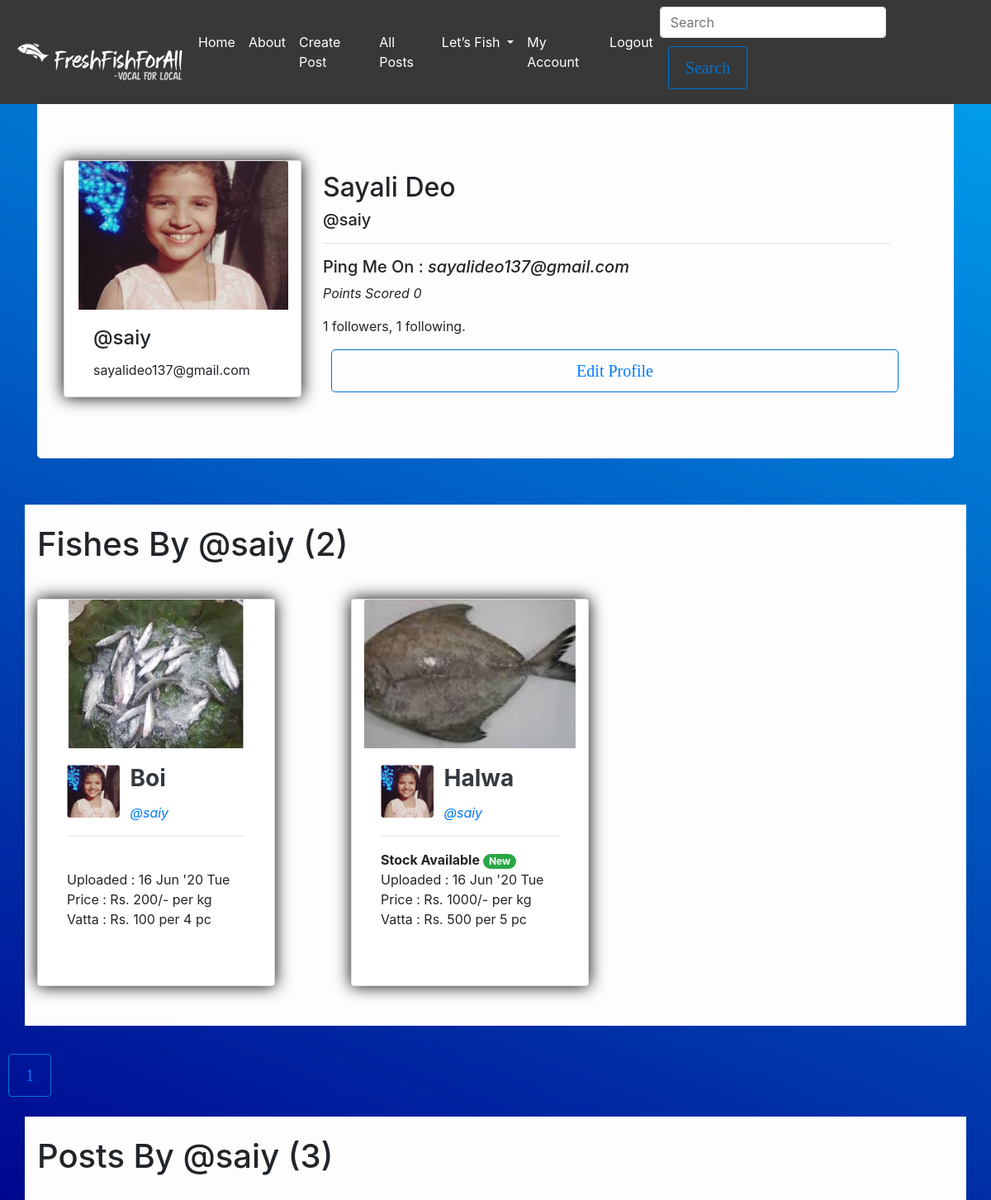
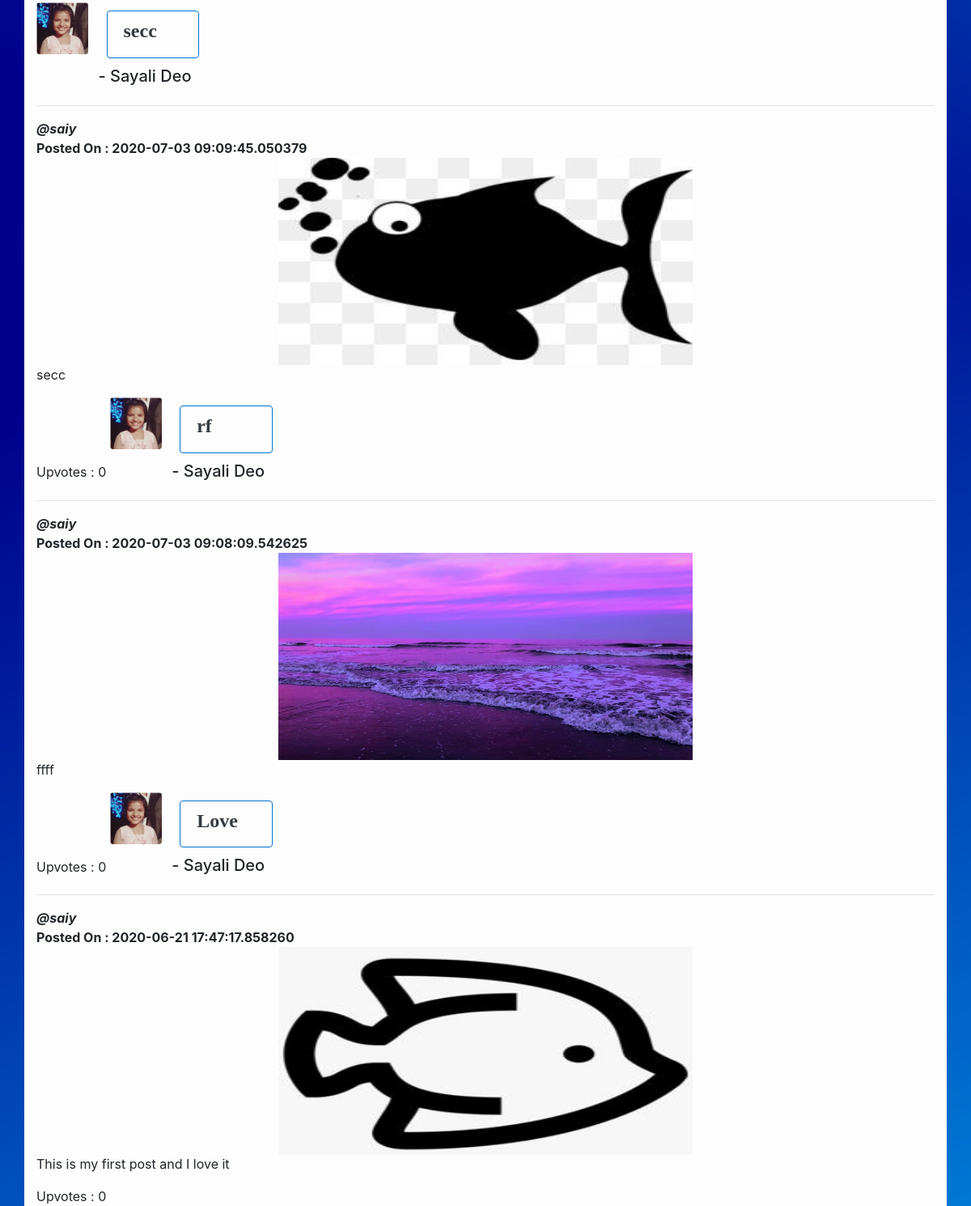
/user/saiy (signed in), run on an earlier commit of the app's database (2 pictures, top to bottom).
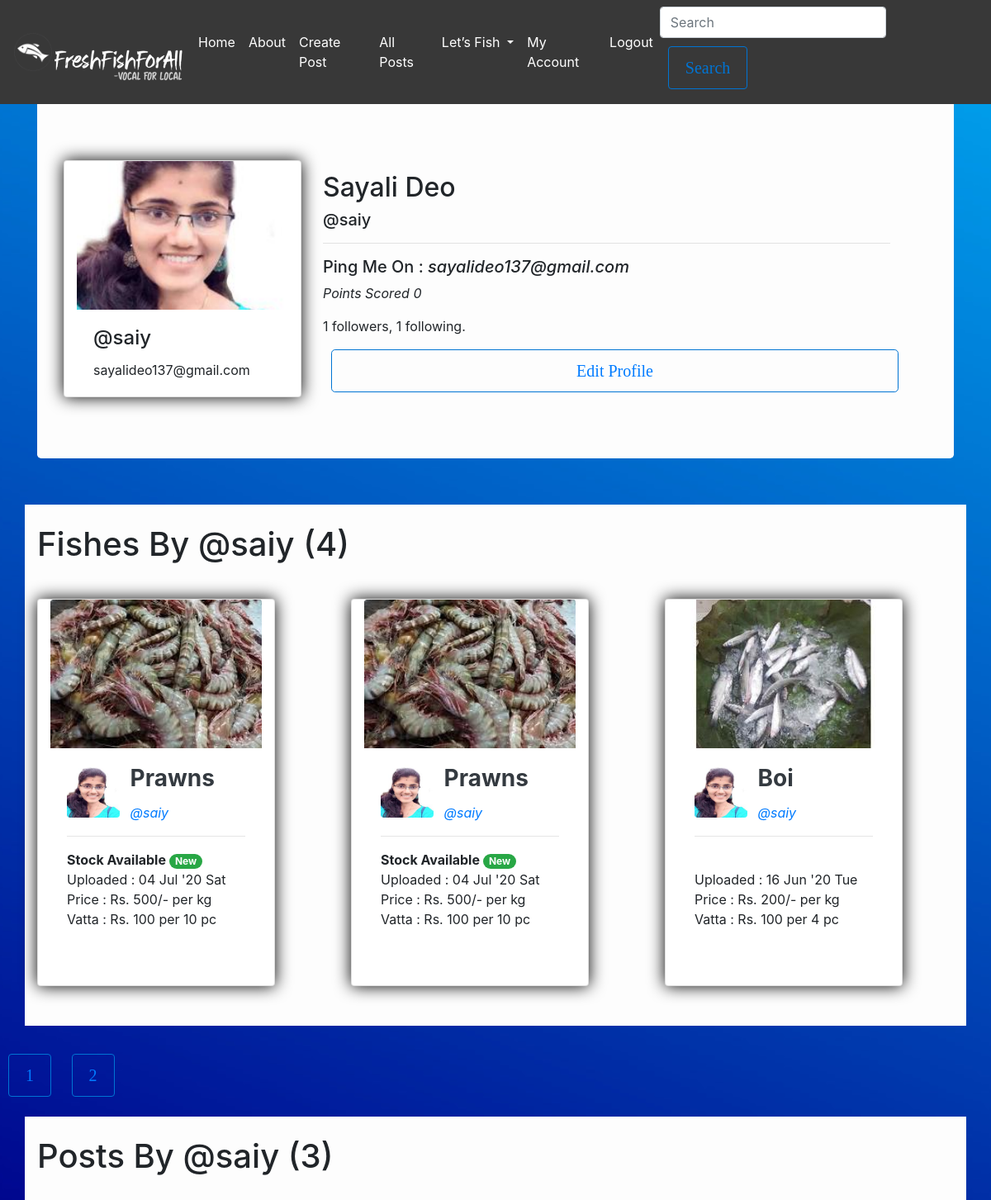
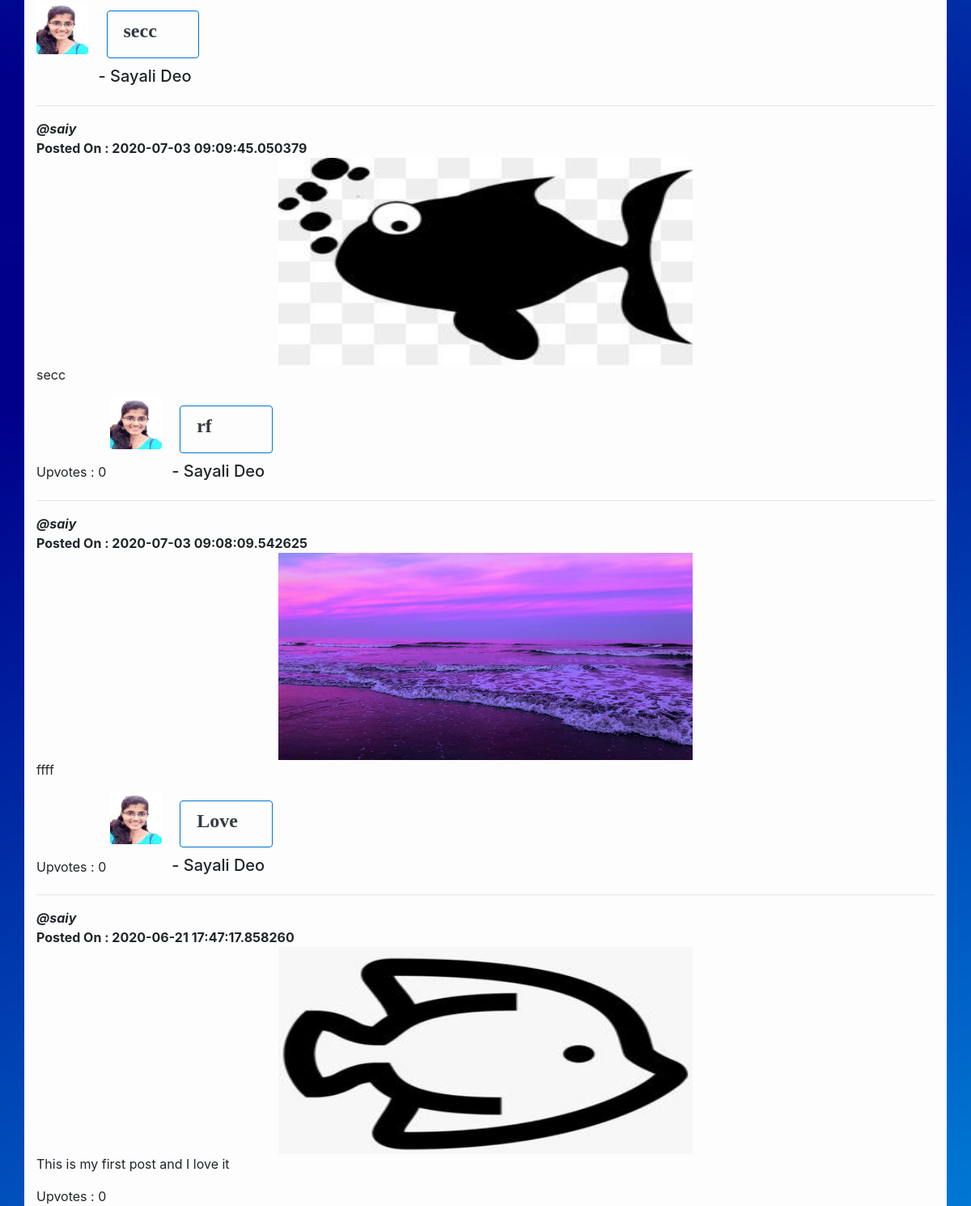
And on a later commit of the database (2 pictures, top to bottom).
### flaskblog/models.py (models this page shows, shortened)
class User(db.Model, UserMixin):
    id            = db.Column(db.Integer, primary_key = True)
    username      = db.Column(db.String(20), unique=True, nullable=False)
    fullname      = db.Column(db.String(60))
    email         = db.Column(db.String(20), unique=True)
    address       = db.Column(db.String(120))
    image_file    = db.Column(db.String(20), nullable=False, default='default.jpg')
    password      = db.Column(db.String(60), nullable=False)
    points        = db.Column(db.Integer)
    posts         = db.relationship('Post', backref='post_author', lazy=True)
    fishes        = db.relationship('Fish', backref='fish_seller', lazy='dynamic')
    mycarousel    = db.relationship('Mycarousel', backref='author', lazy='dynamic')
    followed = db.relationship(
        'User', secondary=followers,
        primaryjoin=(followers.c.follower_id == id),
        secondaryjoin=(followers.c.followed_id == id),
        backref=db.backref('followers', lazy='dynamic'), lazy='dynamic')

class Fish(db.Model):
    id          = db.Column(db.Integer, primary_key = True)
    name        = db.Column(db.String(20), nullable=False)
    upload_date = db.Column(db.DateTime, index=True, nullable=False, default=datetime.utcnow)
    image_file  = db.Column(db.String(20), nullable=False)
    price       = db.Column(db.Integer, nullable=False)
    unit        = db.Column(db.String(20), nullable=False) # kg,g
    size        = db.Column(db.String(20), nullable=False) #Small, Medium, Large
    pc_vatta    = db.Column(db.Integer)
    price_vatta = db.Column(db.Integer)
    isAvailable = db.Column(db.Boolean, nullable=False, default=False)
    orders      = db.relationship('Order', secondary=ords, backref=db.backref('fishes'), lazy='dynamic')
    seller_id   = db.Column(db.Integer, db.ForeignKey('user.id'), nullable=False)

class Post(db.Model):
    id = db.Column(db.Integer, primary_key = True)
    title = db.Column(db.String(20), nullable=False)
    date_posted = db.Column(db.DateTime, index=True, nullable=False, default=datetime.utcnow)
    content = db.Column(db.Text, nullable=False)
    image_file = db.Column(db.String(20))
    upvotes = db.Column(db.Integer)
    seller_id = db.Column(db.Integer, db.ForeignKey('user.id'), nullable=False)
    comments = db.relationship('Comment', backref='mypost', lazy=True)

### flaskblog/user/routes.py (the view)
@users.route('/user/<string:username>')
@login_required
def user_popup(username):
    form = EmptyForm()
    page = request.args.get('page', 1, type=int)
    user = User.query.filter_by(username=username).first_or_404()
    data = Fish.query.filter_by(fish_seller=user).order_by(Fish.upload_date.desc()).paginate(page=page, per_page=3)
    posts = Post.query.filter_by(post_author=user).order_by(Post.date_posted.desc()).paginate(page=page, per_page=3)
    return render_template('user.html', user=user, form=form, data=data, posts=posts)

### flaskblog/user/forms.py
class EmptyForm(FlaskForm):
    submit = SubmitField('Submit')

### flaskblog/models.py (called while the page is built)
@login_manager.user_loader
def load_user(user_id):
    return User.query.get(int(user_id))

### flaskblog/templates/user.html (shortened to what the changed rows need)
{% extends "layout.html" %}
{% block content %}
<br><br>
<div class="container ">
  <div class="jumbotron bg">
    <div class="row">
      <div class="col-sm-3 col-md-3 col-lg-3" >
          <div class="card shadey" style="width: 18rem;">
              <img class="card-img-top" src="{{ url_for('static', filename='profile_pics/' + user.image_file) }}" alt="Myself">
              <div class="card-body">
                <h4 class="card-title">@{{ user.username }}</h4>
                <p class="card-text">{{ user.email }}</p>
              </div>
          </div>
      </div>
      <div class="col-sm-9 col-md-9 col-lg-9" >
        <div class="container">
          <div class="container">
            <div class="container">
              <br>
              <h2> {{ user.fullname }} </h2>
              <h5> @{{ user.username }}</h5>
              <hr>
              <h5>Ping Me On : <i> {{user.email}} </i></h5>
                  <p> <i> Points Scored {{ user.points }}</i> </p>
                  <p>{{ user.followers.count() }} followers, {{ user.followed.count() }} following.</p>
                  {% if user == current_user %}
                      <p><a href="{{ url_for('users.account') }}" class="btn btn-outline-primary btn-lg btn-block">Edit Profile</a></p>
                  {% endif %}
            </div>
          </div>
        </div>
      </div>
    </div>
  </div>
</div>
<br>
<div class="container bg"><br>
    <h1>Fishes By @{{user.username}} ({{data.total}})</h1><br>
    <div class="row">
      {% for d in data.items %}
      <div class="col-lg-4">
        <div class="card shadey" style="width: 18rem;">
            <img class="card-img-top img-fluid" src="{{ url_for('static', filename='fish_pics/' + d.image_file) }}" alt="Card image cap" >
            <div class="card-body">
              <div style="display:inline-block; vertical-align:top " >
                <img src="{{ url_for('static', filename='profile_pics/' + d.fish_seller.image_file) }}" alt="64x64" class="mr-2 rounded" style="width: 64px; height: 64px;" data-holder-rendered="true">
              </div>
              <div style="display:inline-block">
                    <h3><strong class="d-block text-dark card-title">{{ d.name }}</strong></h3>
                <a href="{{ url_for('users.user_popup', username=user.username)}}"><i>@{{ d.fish_seller.username }}</i></a>
              </div>
              <hr>
              {% if d.isAvailable %}
                    <b>Stock Available <a href="#" class="badge badge-pill badge-success"> New</a></b> <br>
              {% else %}
                  <br>
              {% endif %}
              Uploaded : {{d.upload_date.strftime("%d") }} {{d.upload_date.strftime("%b") }} '{{ d.upload_date.strftime("%y")}} {{ d.upload_date.strftime("%a")}} <br>
              Price    : Rs. {{ d.price }}/- per {{ d.unit }} <br>
              Vatta    : Rs. {{d.price_vatta}} per {{d.pc_vatta}} pc <br>
              {% if current_user == d.fish_seller %}
                <br><br>
              {% else %}
                <a href="{{ url_for('fishes.new_order', buyername=current_user.username, sellername=d.fish_seller.username, fish=d.id)}}" class="btn btn-outline-primary btn-lg btn-block">Order Now</a>
              {% endif %}
            </div>
          </div><br>
      </div>
      {% endfor %}
    </div>
    <br>
</div>
<br>
{% for page_num in data.iter_pages(left_edge=1, right_edge=1, left_current=1, right_current=2) %}
      {% if page_num %}
        {% if data.page == page_num %}
          <a class='btn btn-outline-primary mb-4' href="{{url_for('fishes.all_fish', page=page_num)}}">{{page_num}}</a>
        {% else %}
          <a class='btn btn-outline-primary mb-4' href="{{url_for('fishes.all_fish', page=page_num)}}">{{page_num}}</a>
        {% endif %}
      {% endif %}
{% endfor %}
<div class="container bg"><br>
  <h1>Posts By @{{user.username}} ({{posts.total}})</h1><br>
  {% for d in posts.items %}
  <div style="display:inline-block; vertical-align:top " >
    <img src="{{ url_for('static', filename='profile_pics/' + d.post_author.image_file) }}" alt="64x64" class="mr-2 rounded" style="width: 64px; height: 64px;" data-holder-rendered="true">
  </div>
  <div style="display:inline-block">
    <button class="btn btn-block text-left" type="button" data-toggle="collapse" data-target="#collapseOne" aria-expanded="true" aria-controls="collapseOne">
        <h4><strong class="d-block text-dark">{{ d.title }}</strong></h4>
      </button>
    <h5> - {{ d.post_author.fullname }}</h5>
  </div>
  <hr>
  <i><strong class="d-block text-gray-dark">@{{ d.post_author.username }}</strong></i>
  <strong class="d-block text-gray-dark">Posted On : {{ d.date_posted }}</strong>
    <img src="{{ url_for('static', filename='post_pics/' + d.image_file) }}" alt="" style="display: block;
    margin-left: auto;
    margin-right: auto;
    width: 50%; width: 512px; height: 256px;">
    <p>{{ d.content }}</p>
    Upvotes : {{ d.upvotes }}
  {% endfor %}
{% endblock content %}

What changed in the data, as far as the page shows it:
no longer on this page (row unchanged): Fish: image_file (picture), name "Halwa", fish_seller.username "saiy", isAvailable "Stock Available", upload_date "16", upload_date "Jun", upload_date "20", upload_date "Tue", price "1000", unit "kg", price_vatta "500", pc_vatta "5"
changed User "saiy": image_file: a different picture
added Fish: image_file (picture), name "Prawns", fish_seller.username "saiy", isAvailable "Stock Available", upload_date "04", upload_date "Jul", upload_date "20", upload_date "Sat", price "500", unit "kg", price_vatta "100", pc_vatta "10"
added Fish: image_file (picture), name "Prawns", fish_seller.username "saiy", isAvailable "Stock Available", upload_date "04", upload_date "Jul", upload_date "20", upload_date "Sat", price "500", unit "kg", price_vatta "100", pc_vatta "10"
changed through a linked row, Fish "Boi": image_file: a different picture
changed through a linked row, Post "secc": image_file: a different picture
changed through a linked row, Post "rf": image_file: a different picture
changed through a linked row, Post "Love": image_file: a different picture
Also different on the page:
{{ data.total }}: "2" → "4"
new list line: "2"
